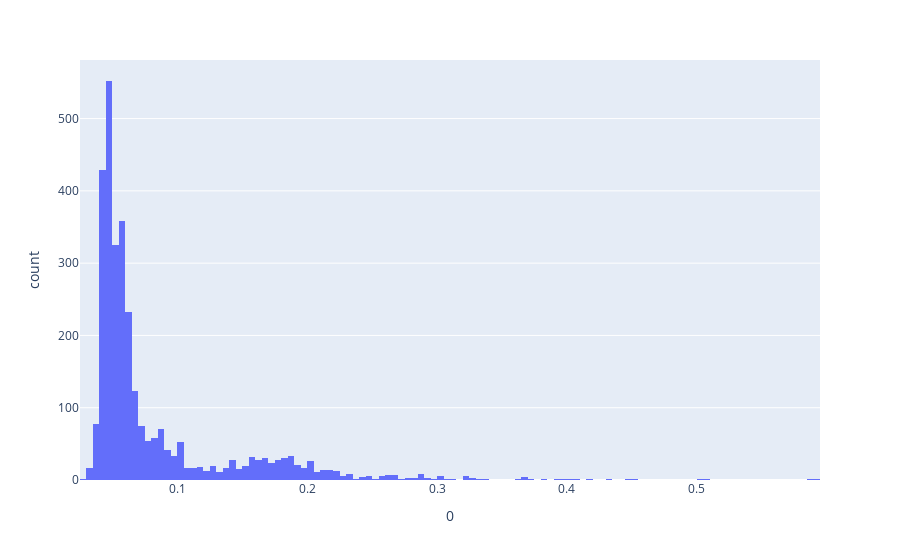

Notebook code cell kept with this figure:
### Code cell
px.histogram(pd.DataFrame(y_pred_train), x=0)

### Figure 1 — Plotly figure (JSON) as saved in the notebook; plotly's stock layout.template omitted (floating-point values rounded to 4 significant figures; data arrays with more than 128 entries replaced by an {"elided": "..."} marker saying what was removed)
{"data": [{"alignmentgroup": "True", "bingroup": "x", "hovertemplate": "0=%{x}<br>count=%{y}<extra></extra>", "legendgroup": "", "marker": {"color": "#636efa"}, "name": "", "offsetgroup": "", "orientation": "v", "showlegend": false, "type": "histogram", "x": {"elided": "3092 float values"}, "xaxis": "x", "yaxis": "y"}], "layout": {"barmode": "relative", "legend": {"tracegroupgap": 0}, "margin": {"t": 60}, "xaxis": {"anchor": "y", "domain": [0, 1], "title": {"text": "0"}}, "yaxis": {"anchor": "x", "domain": [0, 1], "title": {"text": "count"}}}}
